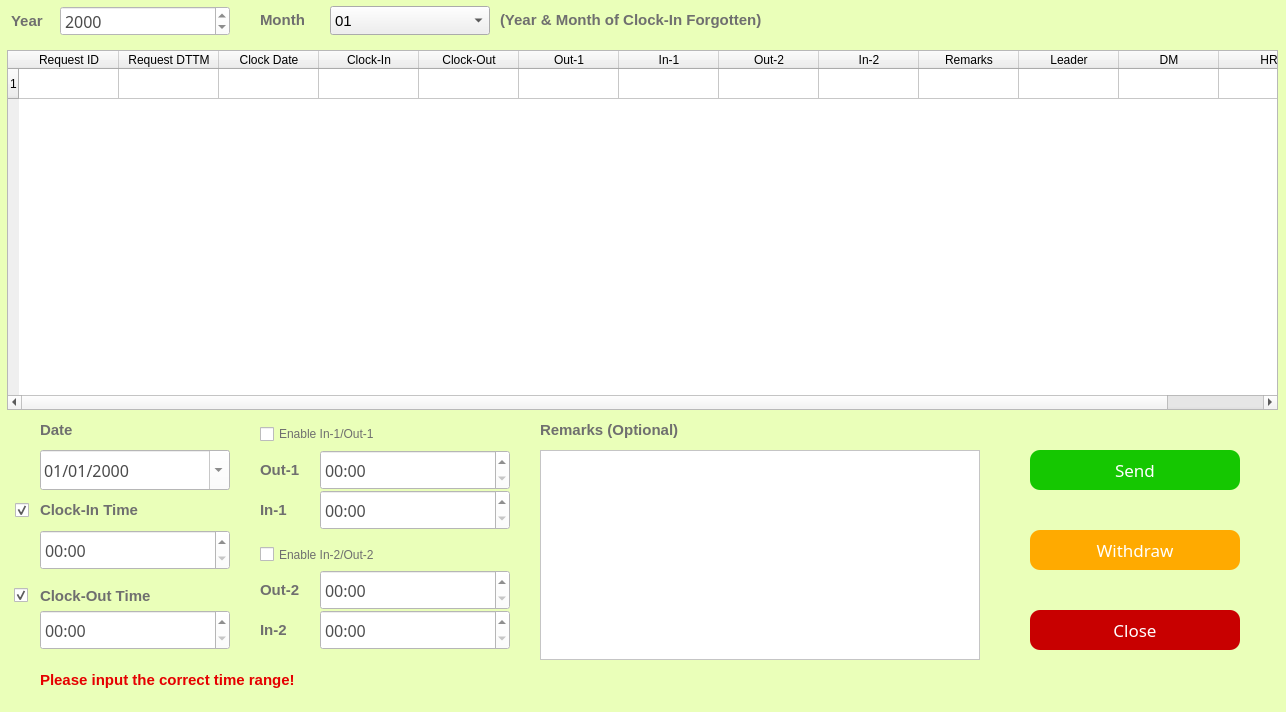
<?xml version="1.0" encoding="UTF-8"?>
<ui version="4.0">
 <class>ForgetRecord</class>
 <widget class="QDialog" name="ForgetRecord">
  <property name="geometry">
   <rect>
    <x>0</x>
    <y>0</y>
    <width>1286</width>
    <height>712</height>
   </rect>
  </property>
  <property name="minimumSize">
   <size>
    <width>1286</width>
    <height>712</height>
   </size>
  </property>
  <property name="maximumSize">
   <size>
    <width>1286</width>
    <height>712</height>
   </size>
  </property>
  <property name="windowTitle">
   <string>Forget Record Time</string>
  </property>
  <property name="styleSheet">
   <string notr="true">QDialog
{
	background-color: rgb(234, 255, 185)
}</string>
  </property>
  <widget class="QPushButton" name="pushButton">
   <property name="geometry">
    <rect>
     <x>1030</x>
     <y>450</y>
     <width>210</width>
     <height>40</height>
    </rect>
   </property>
   <property name="font">
    <font>
     <family>Microsoft Yahei</family>
     <pointsize>13</pointsize>
    </font>
   </property>
   <property name="styleSheet">
    <string notr="true">QPushButton

{
    /*字体为微软雅黑*/
    font-family:Microsoft Yahei;
    /*字体大小为20点*/
    font-size:13pt;
    /*字体颜色为白色*/    
    color:white;
    /*背景颜色*/  
    background-color:rgb(21, 199, 1);
    /*边框圆角半径为8像素*/ 
    border-radius:10px;

}

/*按钮停留态*/
QPushButton:hover
{
    /*背景颜色*/  
    background-color:rgb(21, 175, 0);
    padding-left:-3px;
    /*上内边距为3像素，让按下时字向下移动3像素*/  
    padding-top:-3px;
	font-size:14pt;
}

/*按钮按下态*/
QPushButton:pressed
{
    /*背景颜色*/  
    background-color:rgb(0, 113, 0);
    /*左内边距为3像素，让按下时字向右移动3像素*/  
    padding-left:3px;
    /*上内边距为3像素，让按下时字向下移动3像素*/  
    padding-top:3px;
    font-size:13pt;
}</string>
   </property>
   <property name="text">
    <string>Send</string>
   </property>
  </widget>
  <widget class="QPushButton" name="pushButton_2">
   <property name="geometry">
    <rect>
     <x>1030</x>
     <y>530</y>
     <width>210</width>
     <height>40</height>
    </rect>
   </property>
   <property name="font">
    <font>
     <family>Microsoft Yahei</family>
     <pointsize>13</pointsize>
    </font>
   </property>
   <property name="styleSheet">
    <string notr="true">QPushButton
{
    /*字体为微软雅黑*/
    font-family:Microsoft Yahei;
    /*字体大小为20点*/
    font-size:13pt;
    /*字体颜色为白色*/    
    color:white;
    /*背景颜色*/  
    background-color:rgb(255, 170, 0);
    /*边框圆角半径为8像素*/ 
    border-radius:10px;
}

/*按钮停留态*/
QPushButton:hover
{
    /*背景颜色*/  
    background-color:rgb(230, 153, 0);
    padding-left:-3px;
    /*上内边距为3像素，让按下时字向下移动3像素*/  
    padding-top:-3px;
	font-size:14pt;
}

/*按钮按下态*/
QPushButton:pressed
{
    /*背景颜色*/  
    background-color:rgb(197, 128, 0);
    /*左内边距为3像素，让按下时字向右移动3像素*/  
    padding-left:3px;
    /*上内边距为3像素，让按下时字向下移动3像素*/  
    padding-top:3px;
    font-size:13pt;
}</string>
   </property>
   <property name="text">
    <string>Withdraw</string>
   </property>
  </widget>
  <widget class="QTableWidget" name="tableWidget">
   <property name="geometry">
    <rect>
     <x>7</x>
     <y>50</y>
     <width>1271</width>
     <height>360</height>
    </rect>
   </property>
   <property name="styleSheet">
    <string notr="true"/>
   </property>
   <property name="frameShape">
    <enum>QFrame::StyledPanel</enum>
   </property>
   <property name="frameShadow">
    <enum>QFrame::Sunken</enum>
   </property>
   <property name="sizeAdjustPolicy">
    <enum>QAbstractScrollArea::AdjustToContentsOnFirstShow</enum>
   </property>
   <property name="selectionBehavior">
    <enum>QAbstractItemView::SelectRows</enum>
   </property>
   <property name="showGrid">
    <bool>true</bool>
   </property>
   <property name="gridStyle">
    <enum>Qt::SolidLine</enum>
   </property>
   <property name="rowCount">
    <number>1</number>
   </property>
   <property name="columnCount">
    <number>13</number>
   </property>
   <attribute name="horizontalHeaderCascadingSectionResizes">
    <bool>true</bool>
   </attribute>
   <attribute name="verticalHeaderShowSortIndicator" stdset="0">
    <bool>false</bool>
   </attribute>
   <attribute name="verticalHeaderStretchLastSection">
    <bool>false</bool>
   </attribute>
   <row/>
   <column>
    <property name="text">
     <string>Request ID</string>
    </property>
    <property name="background">
     <color>
      <red>36</red>
      <green>236</green>
      <blue>239</blue>
     </color>
    </property>
   </column>
   <column>
    <property name="text">
     <string>Request DTTM</string>
    </property>
   </column>
   <column>
    <property name="text">
     <string>Clock Date</string>
    </property>
   </column>
   <column>
    <property name="text">
     <string>Clock-In</string>
    </property>
   </column>
   <column>
    <property name="text">
     <string>Clock-Out</string>
    </property>
   </column>
   <column>
    <property name="text">
     <string>Out-1</string>
    </property>
   </column>
   <column>
    <property name="text">
     <string>In-1</string>
    </property>
   </column>
   <column>
    <property name="text">
     <string>Out-2</string>
    </property>
   </column>
   <column>
    <property name="text">
     <string>In-2</string>
    </property>
   </column>
   <column>
    <property name="text">
     <string>Remarks</string>
    </property>
   </column>
   <column>
    <property name="text">
     <string>Leader</string>
    </property>
   </column>
   <column>
    <property name="text">
     <string>DM</string>
    </property>
   </column>
   <column>
    <property name="text">
     <string>HR</string>
    </property>
   </column>
   <item row="0" column="0">
    <property name="text">
     <string/>
    </property>
   </item>
  </widget>
  <widget class="QDateEdit" name="dateEdit_3">
   <property name="geometry">
    <rect>
     <x>40</x>
     <y>450</y>
     <width>190</width>
     <height>40</height>
    </rect>
   </property>
   <property name="font">
    <font>
     <family>Microsoft Yahei</family>
     <pointsize>12</pointsize>
    </font>
   </property>
   <property name="styleSheet">
    <string notr="true">QDateEdit
{
    /*字体为微软雅黑*/
    font-family:Microsoft Yahei;
    /*字体大小为20点*/
	color:rgb(74, 74, 74);
   font-size:12pt;
	background-color:rgb(255, 255,255);
}

QDateEdit:hover
{
    /*背景颜色*/  
   background-color:rgb(229, 242, 255);
}

QDateEdit:focus
{
    /*背景颜色*/  
   background-color:rgb(229, 242, 255);
}</string>
   </property>
   <property name="wrapping">
    <bool>false</bool>
   </property>
   <property name="currentSection">
    <enum>QDateTimeEdit::DaySection</enum>
   </property>
   <property name="displayFormat">
    <string notr="true">dd/MM/yyyy</string>
   </property>
   <property name="calendarPopup">
    <bool>true</bool>
   </property>
  </widget>
  <widget class="QLabel" name="label">
   <property name="geometry">
    <rect>
     <x>40</x>
     <y>410</y>
     <width>60</width>
     <height>40</height>
    </rect>
   </property>
   <property name="font">
    <font>
     <family>Microsoft JhengHei UI</family>
     <pointsize>11</pointsize>
     <weight>75</weight>
     <bold>true</bold>
    </font>
   </property>
   <property name="styleSheet">
    <string notr="true">QLabel
{
	font-size:11pt;
	color:rgb(111,111,111);
}</string>
   </property>
   <property name="text">
    <string>Date</string>
   </property>
  </widget>
  <widget class="QLabel" name="label_2">
   <property name="geometry">
    <rect>
     <x>40</x>
     <y>490</y>
     <width>181</width>
     <height>40</height>
    </rect>
   </property>
   <property name="font">
    <font>
     <family>Microsoft JhengHei UI</family>
     <pointsize>11</pointsize>
     <weight>75</weight>
     <bold>true</bold>
    </font>
   </property>
   <property name="styleSheet">
    <string notr="true">QLabel
{
	font-size:11pt;
	color:rgb(111,111,111);
}</string>
   </property>
   <property name="text">
    <string>Clock-In Time</string>
   </property>
  </widget>
  <widget class="QLabel" name="label_3">
   <property name="geometry">
    <rect>
     <x>540</x>
     <y>410</y>
     <width>190</width>
     <height>40</height>
    </rect>
   </property>
   <property name="font">
    <font>
     <family>Microsoft JhengHei UI</family>
     <pointsize>11</pointsize>
     <weight>75</weight>
     <bold>true</bold>
    </font>
   </property>
   <property name="styleSheet">
    <string notr="true">QLabel
{
	font-size:11pt;
	color:rgb(111,111,111);
}</string>
   </property>
   <property name="text">
    <string>Remarks (Optional)</string>
   </property>
  </widget>
  <widget class="QTextEdit" name="textEdit">
   <property name="geometry">
    <rect>
     <x>540</x>
     <y>450</y>
     <width>440</width>
     <height>210</height>
    </rect>
   </property>
   <property name="styleSheet">
    <string notr="true">QTextEdit
{
    /*字体为微软雅黑*/
    font-family:Microsoft Yahei;
    /*字体大小为20点*/
	color:rgb(74, 74, 74);
   font-size:12pt;
	background-color:rgb(255, 255, 255);
}

QTextEdit:hover
{
    /*背景颜色*/  
   background-color:rgb(229, 242, 255);
}

QTextEdit:focus
{
    /*背景颜色*/  
   background-color:rgb(229, 242, 255);
}</string>
   </property>
  </widget>
  <widget class="QPushButton" name="pushButton_3">
   <property name="geometry">
    <rect>
     <x>1030</x>
     <y>610</y>
     <width>210</width>
     <height>40</height>
    </rect>
   </property>
   <property name="font">
    <font>
     <family>Microsoft Yahei</family>
     <pointsize>13</pointsize>
    </font>
   </property>
   <property name="styleSheet">
    <string notr="true">QPushButton
{
    /*字体为微软雅黑*/
    font-family:Microsoft Yahei;
    /*字体大小为20点*/
    font-size:13pt;
    /*字体颜色为白色*/    
    color:white;
    /*背景颜色*/  
    background-color:rgb(200, 0, 0);
    /*边框圆角半径为8像素*/ 
    border-radius:10px;
}

/*按钮停留态*/
QPushButton:hover
{
    /*背景颜色*/  
    background-color:rgb(176, 0, 0);
    padding-left:-3px;
    /*上内边距为3像素，让按下时字向下移动3像素*/  
    padding-top:-3px;
	 font-size:14pt;
}

/*按钮按下态*/
QPushButton:pressed
{
    /*背景颜色*/  
    background-color:rgb(147, 0, 0);
    /*左内边距为3像素，让按下时字向右移动3像素*/  
    padding-left:3px;
    /*上内边距为3像素，让按下时字向下移动3像素*/  
    padding-top:3px;
    font-size:13pt;
}</string>
   </property>
   <property name="text">
    <string>Close</string>
   </property>
  </widget>
  <widget class="QTimeEdit" name="timeEdit_2">
   <property name="geometry">
    <rect>
     <x>40</x>
     <y>530</y>
     <width>190</width>
     <height>40</height>
    </rect>
   </property>
   <property name="styleSheet">
    <string notr="true">QTimeEdit
{
    /*字体为微软雅黑*/
    font-family:Microsoft Yahei;
    /*字体大小为20点*/
	color:rgb(77,77,77);
   font-size:12pt;
	background-color:rgb(255, 255, 255);
}
QTimeEdit:hover
{
    /*背景颜色*/  
   background-color:rgb(229, 242, 255);
}

QTimeEdit:focus
{
    /*背景颜色*/  
   background-color:rgb(229, 242, 255);
}</string>
   </property>
   <property name="accelerated">
    <bool>true</bool>
   </property>
   <property name="correctionMode">
    <enum>QAbstractSpinBox::CorrectToPreviousValue</enum>
   </property>
   <property name="showGroupSeparator" stdset="0">
    <bool>true</bool>
   </property>
   <property name="minimumDateTime">
    <datetime>
     <hour>0</hour>
     <minute>0</minute>
     <second>0</second>
     <year>2000</year>
     <month>1</month>
     <day>3</day>
    </datetime>
   </property>
   <property name="displayFormat">
    <string notr="true">hh:mm</string>
   </property>
   <property name="calendarPopup">
    <bool>true</bool>
   </property>
  </widget>
  <widget class="QDateEdit" name="dateEdit">
   <property name="geometry">
    <rect>
     <x>60</x>
     <y>6</y>
     <width>170</width>
     <height>30</height>
    </rect>
   </property>
   <property name="styleSheet">
    <string notr="true">QDateEdit
{
    /*字体为微软雅黑*/
    font-family:Microsoft Yahei;
    /*字体大小为20点*/
	color:rgb(74, 74, 74);
   font-size:12pt;
	background-color:rgb(255, 255,255);
}

QDateEdit:hover
{
    /*背景颜色*/  
   background-color:rgb(229, 242, 255);
}

QDateEdit:focus
{
    /*背景颜色*/  
   background-color:rgb(229, 242, 255);
}</string>
   </property>
   <property name="displayFormat">
    <string notr="true">yyyy</string>
   </property>
  </widget>
  <widget class="QLabel" name="label_29">
   <property name="geometry">
    <rect>
     <x>11</x>
     <y>1</y>
     <width>90</width>
     <height>40</height>
    </rect>
   </property>
   <property name="font">
    <font>
     <family>Microsoft JhengHei UI</family>
     <pointsize>11</pointsize>
     <weight>75</weight>
     <bold>true</bold>
    </font>
   </property>
   <property name="styleSheet">
    <string notr="true">QLabel
{
	font-size:11pt;
	color:rgb(111,111,111);
}</string>
   </property>
   <property name="text">
    <string>Year</string>
   </property>
  </widget>
  <widget class="QComboBox" name="comboBox_3">
   <property name="geometry">
    <rect>
     <x>330</x>
     <y>6</y>
     <width>160</width>
     <height>29</height>
    </rect>
   </property>
   <property name="font">
    <font>
     <pointsize>11</pointsize>
    </font>
   </property>
   <property name="autoFillBackground">
    <bool>false</bool>
   </property>
   <property name="styleSheet">
    <string notr="true">QComboBox

    {font-family:Microsoft Yahei;
    /*字体大小为20点*/
	color:color:rgb(74, 74, 74);
   font-size:12pt;

}
</string>
   </property>
   <property name="editable">
    <bool>false</bool>
   </property>
   <property name="currentText">
    <string>01</string>
   </property>
   <property name="currentIndex">
    <number>0</number>
   </property>
   <property name="insertPolicy">
    <enum>QComboBox::InsertAtBottom</enum>
   </property>
   <property name="frame">
    <bool>true</bool>
   </property>
   <item>
    <property name="text">
     <string>01</string>
    </property>
   </item>
   <item>
    <property name="text">
     <string>02</string>
    </property>
   </item>
   <item>
    <property name="text">
     <string>03</string>
    </property>
   </item>
   <item>
    <property name="text">
     <string>04</string>
    </property>
   </item>
   <item>
    <property name="text">
     <string>05</string>
    </property>
   </item>
   <item>
    <property name="text">
     <string>06</string>
    </property>
   </item>
   <item>
    <property name="text">
     <string>07</string>
    </property>
   </item>
   <item>
    <property name="text">
     <string>08</string>
    </property>
   </item>
   <item>
    <property name="text">
     <string>09</string>
    </property>
   </item>
   <item>
    <property name="text">
     <string>10</string>
    </property>
   </item>
   <item>
    <property name="text">
     <string>11</string>
    </property>
   </item>
   <item>
    <property name="text">
     <string>12</string>
    </property>
   </item>
   <item>
    <property name="text">
     <string>All</string>
    </property>
   </item>
  </widget>
  <widget class="QLabel" name="label_30">
   <property name="geometry">
    <rect>
     <x>260</x>
     <y>0</y>
     <width>110</width>
     <height>40</height>
    </rect>
   </property>
   <property name="font">
    <font>
     <family>Microsoft JhengHei UI</family>
     <pointsize>11</pointsize>
     <weight>75</weight>
     <bold>true</bold>
    </font>
   </property>
   <property name="styleSheet">
    <string notr="true">QLabel
{
	font-size:11pt;
	color:rgb(111,111,111);
}</string>
   </property>
   <property name="text">
    <string>Month</string>
   </property>
  </widget>
  <widget class="QLabel" name="label_4">
   <property name="geometry">
    <rect>
     <x>500</x>
     <y>0</y>
     <width>370</width>
     <height>40</height>
    </rect>
   </property>
   <property name="font">
    <font>
     <family>Microsoft JhengHei UI</family>
     <pointsize>11</pointsize>
     <weight>75</weight>
     <bold>true</bold>
    </font>
   </property>
   <property name="styleSheet">
    <string notr="true">QLabel
{
	font-size:11pt;
	color:rgb(111,111,111);
}</string>
   </property>
   <property name="text">
    <string>(Year &amp; Month of Clock-In Forgotten)</string>
   </property>
  </widget>
  <widget class="QLabel" name="label_5">
   <property name="geometry">
    <rect>
     <x>40</x>
     <y>580</y>
     <width>160</width>
     <height>31</height>
    </rect>
   </property>
   <property name="font">
    <font>
     <family>Microsoft JhengHei UI</family>
     <pointsize>11</pointsize>
     <weight>75</weight>
     <bold>true</bold>
    </font>
   </property>
   <property name="styleSheet">
    <string notr="true">QLabel
{
	font-size:11pt;
	color:rgb(111,111,111);
}</string>
   </property>
   <property name="text">
    <string>Clock-Out Time</string>
   </property>
  </widget>
  <widget class="QTimeEdit" name="timeEdit_3">
   <property name="geometry">
    <rect>
     <x>40</x>
     <y>610</y>
     <width>190</width>
     <height>40</height>
    </rect>
   </property>
   <property name="styleSheet">
    <string notr="true">QTimeEdit
{
    /*字体为微软雅黑*/
    font-family:Microsoft Yahei;
    /*字体大小为20点*/
	color:rgb(77,77,77);
   font-size:12pt;
	background-color:rgb(255, 255, 255);
}
QTimeEdit:hover
{
    /*背景颜色*/  
   background-color:rgb(229, 242, 255);
}

QTimeEdit:focus
{
    /*背景颜色*/  
   background-color:rgb(229, 242, 255);
}</string>
   </property>
   <property name="accelerated">
    <bool>true</bool>
   </property>
   <property name="correctionMode">
    <enum>QAbstractSpinBox::CorrectToPreviousValue</enum>
   </property>
   <property name="showGroupSeparator" stdset="0">
    <bool>true</bool>
   </property>
   <property name="minimumDateTime">
    <datetime>
     <hour>0</hour>
     <minute>0</minute>
     <second>0</second>
     <year>2000</year>
     <month>1</month>
     <day>3</day>
    </datetime>
   </property>
   <property name="displayFormat">
    <string notr="true">hh:mm</string>
   </property>
   <property name="calendarPopup">
    <bool>true</bool>
   </property>
  </widget>
  <widget class="QTimeEdit" name="timeEdit_4">
   <property name="geometry">
    <rect>
     <x>320</x>
     <y>450</y>
     <width>190</width>
     <height>40</height>
    </rect>
   </property>
   <property name="styleSheet">
    <string notr="true">QTimeEdit
{
    /*字体为微软雅黑*/
    font-family:Microsoft Yahei;
    /*字体大小为20点*/
	color:rgb(77,77,77);
   font-size:12pt;
	background-color:rgb(255, 255, 255);
}
QTimeEdit:hover
{
    /*背景颜色*/  
   background-color:rgb(229, 242, 255);
}

QTimeEdit:focus
{
    /*背景颜色*/  
   background-color:rgb(229, 242, 255);
}</string>
   </property>
   <property name="accelerated">
    <bool>true</bool>
   </property>
   <property name="correctionMode">
    <enum>QAbstractSpinBox::CorrectToPreviousValue</enum>
   </property>
   <property name="showGroupSeparator" stdset="0">
    <bool>true</bool>
   </property>
   <property name="minimumDateTime">
    <datetime>
     <hour>0</hour>
     <minute>0</minute>
     <second>0</second>
     <year>2000</year>
     <month>1</month>
     <day>3</day>
    </datetime>
   </property>
   <property name="displayFormat">
    <string notr="true">hh:mm</string>
   </property>
   <property name="calendarPopup">
    <bool>true</bool>
   </property>
  </widget>
  <widget class="QTimeEdit" name="timeEdit_5">
   <property name="geometry">
    <rect>
     <x>320</x>
     <y>490</y>
     <width>190</width>
     <height>40</height>
    </rect>
   </property>
   <property name="styleSheet">
    <string notr="true">QTimeEdit
{
    /*字体为微软雅黑*/
    font-family:Microsoft Yahei;
    /*字体大小为20点*/
	color:rgb(77,77,77);
   font-size:12pt;
	background-color:rgb(255, 255, 255);
}
QTimeEdit:hover
{
    /*背景颜色*/  
   background-color:rgb(229, 242, 255);
}

QTimeEdit:focus
{
    /*背景颜色*/  
   background-color:rgb(229, 242, 255);
}</string>
   </property>
   <property name="accelerated">
    <bool>true</bool>
   </property>
   <property name="correctionMode">
    <enum>QAbstractSpinBox::CorrectToPreviousValue</enum>
   </property>
   <property name="showGroupSeparator" stdset="0">
    <bool>true</bool>
   </property>
   <property name="minimumDateTime">
    <datetime>
     <hour>0</hour>
     <minute>0</minute>
     <second>0</second>
     <year>2000</year>
     <month>1</month>
     <day>3</day>
    </datetime>
   </property>
   <property name="displayFormat">
    <string notr="true">hh:mm</string>
   </property>
   <property name="calendarPopup">
    <bool>true</bool>
   </property>
  </widget>
  <widget class="QTimeEdit" name="timeEdit_6">
   <property name="geometry">
    <rect>
     <x>320</x>
     <y>570</y>
     <width>190</width>
     <height>40</height>
    </rect>
   </property>
   <property name="styleSheet">
    <string notr="true">QTimeEdit
{
    /*字体为微软雅黑*/
    font-family:Microsoft Yahei;
    /*字体大小为20点*/
	color:rgb(77,77,77);
   font-size:12pt;
	background-color:rgb(255, 255, 255);
}
QTimeEdit:hover
{
    /*背景颜色*/  
   background-color:rgb(229, 242, 255);
}

QTimeEdit:focus
{
    /*背景颜色*/  
   background-color:rgb(229, 242, 255);
}</string>
   </property>
   <property name="accelerated">
    <bool>true</bool>
   </property>
   <property name="correctionMode">
    <enum>QAbstractSpinBox::CorrectToPreviousValue</enum>
   </property>
   <property name="showGroupSeparator" stdset="0">
    <bool>true</bool>
   </property>
   <property name="minimumDateTime">
    <datetime>
     <hour>0</hour>
     <minute>0</minute>
     <second>0</second>
     <year>2000</year>
     <month>1</month>
     <day>3</day>
    </datetime>
   </property>
   <property name="displayFormat">
    <string notr="true">hh:mm</string>
   </property>
   <property name="calendarPopup">
    <bool>true</bool>
   </property>
  </widget>
  <widget class="QTimeEdit" name="timeEdit_7">
   <property name="geometry">
    <rect>
     <x>320</x>
     <y>610</y>
     <width>190</width>
     <height>40</height>
    </rect>
   </property>
   <property name="styleSheet">
    <string notr="true">QTimeEdit
{
    /*字体为微软雅黑*/
    font-family:Microsoft Yahei;
    /*字体大小为20点*/
	color:rgb(77,77,77);
   font-size:12pt;
	background-color:rgb(255, 255, 255);
}
QTimeEdit:hover
{
    /*背景颜色*/  
   background-color:rgb(229, 242, 255);
}

QTimeEdit:focus
{
    /*背景颜色*/  
   background-color:rgb(229, 242, 255);
}</string>
   </property>
   <property name="accelerated">
    <bool>true</bool>
   </property>
   <property name="correctionMode">
    <enum>QAbstractSpinBox::CorrectToPreviousValue</enum>
   </property>
   <property name="showGroupSeparator" stdset="0">
    <bool>true</bool>
   </property>
   <property name="minimumDateTime">
    <datetime>
     <hour>0</hour>
     <minute>0</minute>
     <second>0</second>
     <year>2000</year>
     <month>1</month>
     <day>3</day>
    </datetime>
   </property>
   <property name="displayFormat">
    <string notr="true">hh:mm</string>
   </property>
   <property name="calendarPopup">
    <bool>true</bool>
   </property>
  </widget>
  <widget class="QLabel" name="label_6">
   <property name="geometry">
    <rect>
     <x>260</x>
     <y>450</y>
     <width>80</width>
     <height>40</height>
    </rect>
   </property>
   <property name="font">
    <font>
     <family>Microsoft JhengHei UI</family>
     <pointsize>11</pointsize>
     <weight>75</weight>
     <bold>true</bold>
    </font>
   </property>
   <property name="styleSheet">
    <string notr="true">QLabel
{
	font-size:11pt;
	color:rgb(111,111,111);
}</string>
   </property>
   <property name="text">
    <string>Out-1</string>
   </property>
  </widget>
  <widget class="QLabel" name="label_7">
   <property name="geometry">
    <rect>
     <x>260</x>
     <y>490</y>
     <width>60</width>
     <height>40</height>
    </rect>
   </property>
   <property name="font">
    <font>
     <family>Microsoft JhengHei UI</family>
     <pointsize>11</pointsize>
     <weight>75</weight>
     <bold>true</bold>
    </font>
   </property>
   <property name="styleSheet">
    <string notr="true">QLabel
{
	font-size:11pt;
	color:rgb(111,111,111);
}</string>
   </property>
   <property name="text">
    <string>In-1</string>
   </property>
  </widget>
  <widget class="QLabel" name="label_8">
   <property name="geometry">
    <rect>
     <x>260</x>
     <y>570</y>
     <width>50</width>
     <height>40</height>
    </rect>
   </property>
   <property name="font">
    <font>
     <family>Microsoft JhengHei UI</family>
     <pointsize>11</pointsize>
     <weight>75</weight>
     <bold>true</bold>
    </font>
   </property>
   <property name="styleSheet">
    <string notr="true">QLabel
{
	font-size:11pt;
	color:rgb(111,111,111);
}</string>
   </property>
   <property name="text">
    <string>Out-2</string>
   </property>
  </widget>
  <widget class="QLabel" name="label_9">
   <property name="geometry">
    <rect>
     <x>260</x>
     <y>610</y>
     <width>50</width>
     <height>40</height>
    </rect>
   </property>
   <property name="font">
    <font>
     <family>Microsoft JhengHei UI</family>
     <pointsize>11</pointsize>
     <weight>75</weight>
     <bold>true</bold>
    </font>
   </property>
   <property name="styleSheet">
    <string notr="true">QLabel
{
	font-size:11pt;
	color:rgb(111,111,111);
}</string>
   </property>
   <property name="text">
    <string>In-2</string>
   </property>
  </widget>
  <widget class="QCheckBox" name="checkBox">
   <property name="geometry">
    <rect>
     <x>260</x>
     <y>424</y>
     <width>180</width>
     <height>20</height>
    </rect>
   </property>
   <property name="styleSheet">
    <string notr="true">QCheckBox
{
	font-size:9pt;
	color:rgb(111,111,111);
}</string>
   </property>
   <property name="text">
    <string>Enable In-1/Out-1</string>
   </property>
  </widget>
  <widget class="QLabel" name="label_31">
   <property name="geometry">
    <rect>
     <x>40</x>
     <y>660</y>
     <width>380</width>
     <height>40</height>
    </rect>
   </property>
   <property name="font">
    <font>
     <family>Microsoft JhengHei UI</family>
     <pointsize>11</pointsize>
     <weight>75</weight>
     <bold>true</bold>
    </font>
   </property>
   <property name="styleSheet">
    <string notr="true">QLabel
{
	font-size:11pt;
	color:rgb(229, 0, 0)
}</string>
   </property>
   <property name="text">
    <string>Please input the correct time range!</string>
   </property>
  </widget>
  <widget class="QCheckBox" name="checkBox_2">
   <property name="geometry">
    <rect>
     <x>260</x>
     <y>546</y>
     <width>170</width>
     <height>17</height>
    </rect>
   </property>
   <property name="styleSheet">
    <string notr="true">QCheckBox
{
	font-size:9pt;
	color:rgb(111,111,111);
}</string>
   </property>
   <property name="text">
    <string>Enable In-2/Out-2</string>
   </property>
  </widget>
  <widget class="QCheckBox" name="checkBox_3">
   <property name="geometry">
    <rect>
     <x>15</x>
     <y>500</y>
     <width>21</width>
     <height>20</height>
    </rect>
   </property>
   <property name="styleSheet">
    <string notr="true">QCheckBox
{
	font-size:9pt;
	color:rgb(111,111,111);
}</string>
   </property>
   <property name="text">
    <string/>
   </property>
   <property name="checked">
    <bool>true</bool>
   </property>
  </widget>
  <widget class="QCheckBox" name="checkBox_4">
   <property name="geometry">
    <rect>
     <x>14</x>
     <y>585</y>
     <width>21</width>
     <height>20</height>
    </rect>
   </property>
   <property name="styleSheet">
    <string notr="true">QCheckBox
{
	font-size:9pt;
	color:rgb(111,111,111);
}</string>
   </property>
   <property name="text">
    <string/>
   </property>
   <property name="checked">
    <bool>true</bool>
   </property>
  </widget>
 </widget>
 <resources/>
 <connections/>
</ui>
